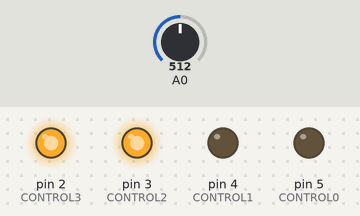
Bench run of a sketch on a simulated Arduino Uno, built with avr-gcc and run on an emulated ATmega328P. Shown: output pins drawn as LEDs (lit = HIGH). Inputs (shaded band) come from the test bench; at power-on: A0 = 512. What the sketch prints to the serial monitor is not drawn.

Above: at 1.2 s.
1.3 s: A0 set to 984
4.3 s: A0 set to 1016
Timing chart, 0 to 7.3 s (numbered marks = the images above; inputs shaded):
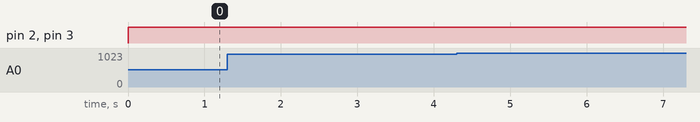

The sketch:

strings_arduino_mux_test.ino
```cpp
const int numStrings = 3;

int readings[numStrings];


void setup() {
  Serial.begin(9600);
  muxStart();
}

void loop(){
  for(int i =0; i < numStrings; i++){
    Serial.print(muxAnalogRead(0,numStrings));
    Serial.print(" ");
  }
  Serial.print("\n");
  delay(5);

}
```

muxsetup.ino
```cpp
//by steven klise
// Names for MUX control pins
#define CONTROL3 2
#define CONTROL2 3
#define CONTROL1 4
#define CONTROL0 5
// Output pin

// Arrays for 16 pins on each multiplexer
int mux0[16];
int mux1[16];
int mux2[16];

void muxStart() {
  pinMode(CONTROL0, OUTPUT);
  pinMode(CONTROL1, OUTPUT);
  pinMode(CONTROL2, OUTPUT);
  pinMode(CONTROL3, OUTPUT);
}

int muxAnalogRead(int mux, int pin) {
  addressPin(pin);
  return analogRead(mux);
}

void muxDigitalWrite(int mux, int pin, int level) {
  muxDigitalSet(OUTPUT, mux);
  addressPin(pin);
  digitalWrite(muxDigitalPin(mux), level);
}

int muxDigitalRead(int mux, int pin) {
  muxDigitalSet(INPUT, mux);
  addressPin(pin);
  return digitalRead(muxDigitalPin(mux));
}

int muxDigitalPin(int mux) {
  return mux+14;
}

void muxDigitalSet(int mode, int mux) {
  // mode = [INPUT=0, OUTPUT=1]
  int modeAnti = (mode+1)%2;
  switch(mux) {
    case 0:
      pinMode(14, mode);
      pinMode(15, modeAnti);
      pinMode(16, modeAnti);
      break;
    case 1:
      pinMode(14, modeAnti);
      pinMode(15, mode);
      pinMode(16, modeAnti);
      break;
    case 2:
      pinMode(14, modeAnti);
      // HACK! Mux 2 is used as input,
      // And Mux 1 is an output,
      // So I can't set Mux 1 to output when reading Mux2.
      pinMode(15, mode);
      pinMode(16, mode);
      break;
    default:
      pinMode(14, mode);
      pinMode(15, mode);
      pinMode(16, mode);
  }
}

void addressPin(int p)
{
  digitalWrite(CONTROL0, (p&15)>>3);
  digitalWrite(CONTROL1, (p&7)>>2);
  digitalWrite(CONTROL2, (p&3)>>1);
  digitalWrite(CONTROL3, (p&1));
}
```

Measured:
- after the input at 1.3 s, every drawn part: stays the same
- after the input at 4.3 s, every drawn part: stays the same
